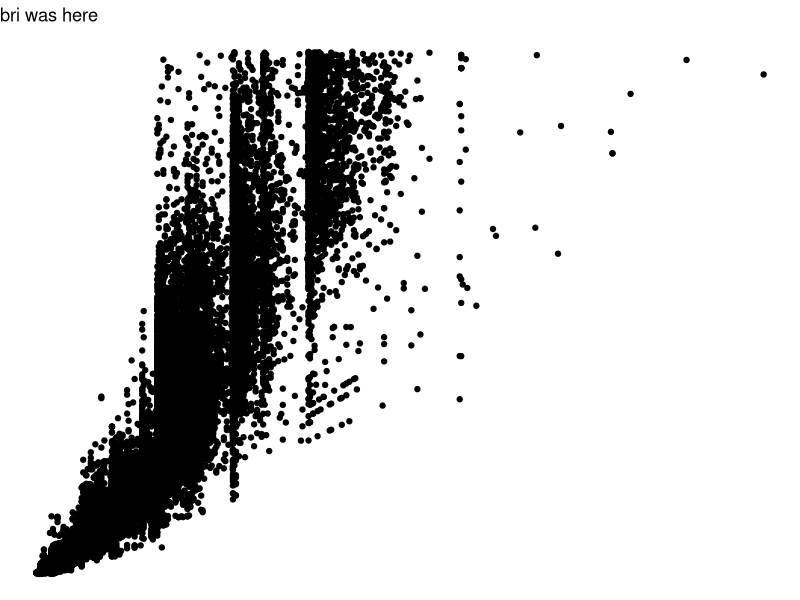
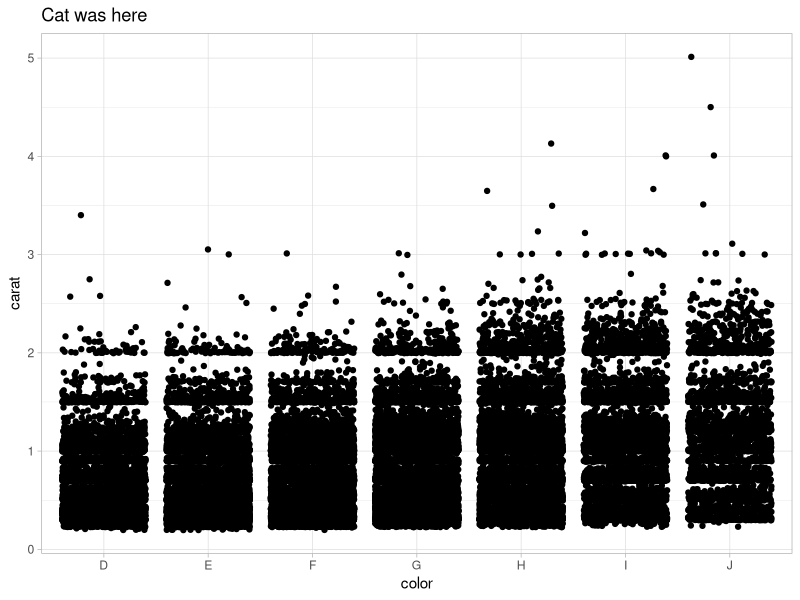
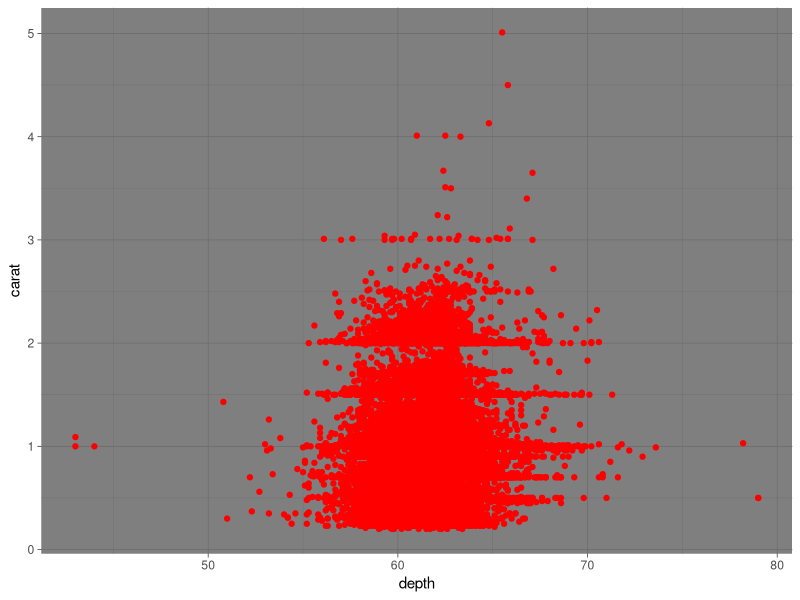

These figures' R source, in order:
## ---- chunk 1
knitr::opts_chunk$set(echo = TRUE)
library(tidyverse)
## ---- chunk 2
# Partner 1: 
# Run the code below to see the original graph
# Change the code below to make the point color change based on 'cut', and update the theme to theme_bw(). Update the title to include your first name. 

ggplot(data = diamonds, aes(x = carat, y = price)) +
  geom_point() +
  theme_void() +
  labs(title = "bri was here")
## ---- chunk 3
# Partner 2: 
# Run the code below to see the original graph
# Change the code below to make the geom a geom_jitter, and update the theme to theme_light. Update the title to include your first name. 

ggplot(data = diamonds, aes(x = color, y = carat)) +
  geom_jitter() +
  theme_light() +
  labs(title = "Cat was here")
## ---- chunk 4
ggplot(data = diamonds, aes(x = depth, y = carat)) +
  geom_point(color = "red") +
  theme_dark()
## ---- chunk 5

